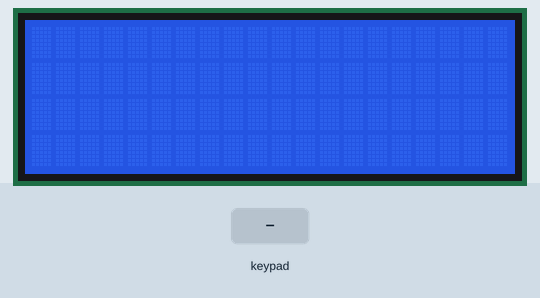
Recording of a sketch running on a simulated Arduino Mega 2560, built with avr-gcc and run on an emulated ATmega2560. On the bench: 20×4 character LCD. The inputs (shaded band) are chosen by the test bench.

Above: at 1.2 s.
1.3 s: keypad keys 1 2 3 4 # pressed 0.4 s apart
At 4.2 s:
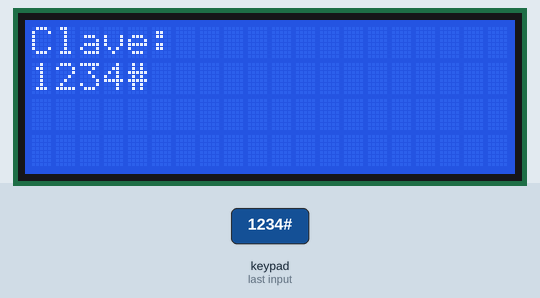
4.8 s: key 'A' pressed
At 6.0 s:
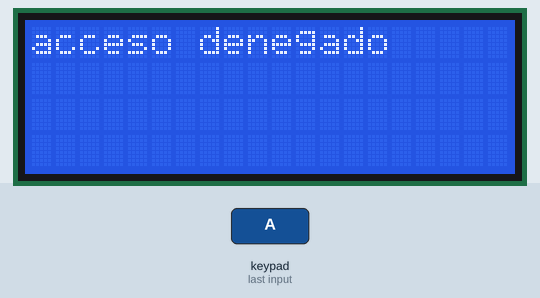
6.3 s: keypad keys 1 2 3 4 * pressed 0.4 s apart
At 6.52 s:
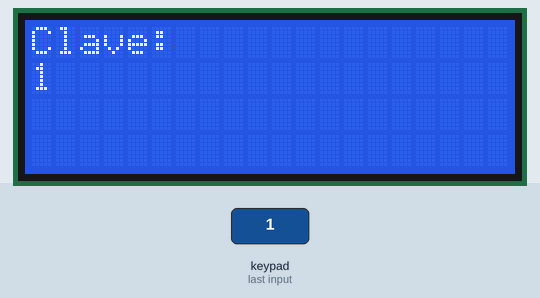
9.8 s: key 'B' pressed
At 10.9 s:
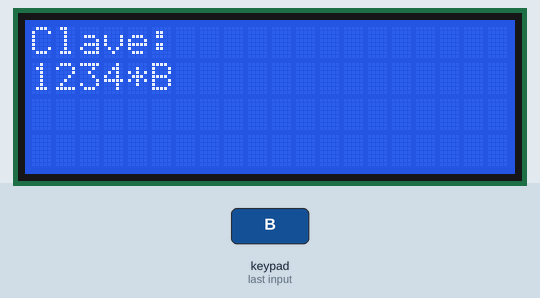
11.3 s: key 'C' pressed
12.8 s: keypad keys 1 2 3 4 D pressed 0.4 s apart
At 15.6 s:
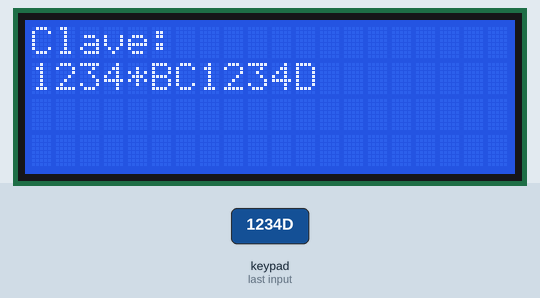
Timing chart, 0 to 17.1 s (numbered marks = the images above; inputs shaded):
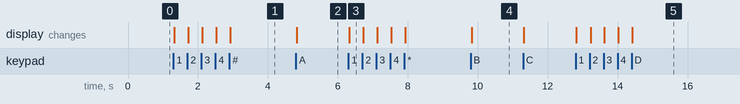

The sketch:

Contrase_a_teclado.ino
```cpp
#include <Keypad.h>
#include <Wire.h>
#include <LiquidCrystal_I2C.h>

LiquidCrystal_I2C lcd(0x3F,20,4);  // set the LCD address to 0x27 for a 16 chars and 2 line display

//empieza el codigo necesario
const byte filas=4;
const byte columnas=4;
byte pinsFilas[filas]={22,24,26,28};
byte pinsColumnas[columnas]={23,25,27,29};

char teclas[filas][columnas]={
  {'1','2','3','A'},
  {'4','5','6','B'},
  {'7','8','9','C'},
  {'*','0','#','D'}
};

Keypad teclado=Keypad(makeKeymap(teclas), pinsFilas, pinsColumnas, filas, columnas);
//termina el codigo necesario

char tecla;
String Datosleidos;
String contrase="1234";
int i=0;
void setup()
{
  lcd.init();
  lcd.backlight();
  //Serial.begin(9600);
}

void loop()
{
  tecla=teclado.getKey();
  if(tecla != NO_KEY && tecla !='A') {
    lcd.setCursor(0,0);
    lcd.print("Clave:         ");
    lcd.setCursor(i,1);
    lcd.print(tecla);
    Datosleidos +=tecla;
    i=i+1;
  }
  if(tecla == 'A'&& contrase == Datosleidos) {
  lcd.clear();
  lcd.setCursor(0,0);
  lcd.println("Clave corecta         ");
  i=0;
  Datosleidos="";
  }
  else if(tecla == 'A'&& contrase != Datosleidos){
  lcd.clear();
  lcd.setCursor(0,0);
  lcd.println("acceso denegado ");
  i=0;
  Datosleidos="";
  }
}
```

Measured:
- after the input at 1.3 s, the display: first changes at once (image 1 shows a later state)
- after the input at 4.8 s, the display: changes at once (image 2)
- after the input at 6.3 s, the display: changes at once (image 3)
- after the input at 9.8 s, the display: changes at once (image 4)
- after the input at 12.8 s, the display: first changes at once (image 5 shows a later state)
